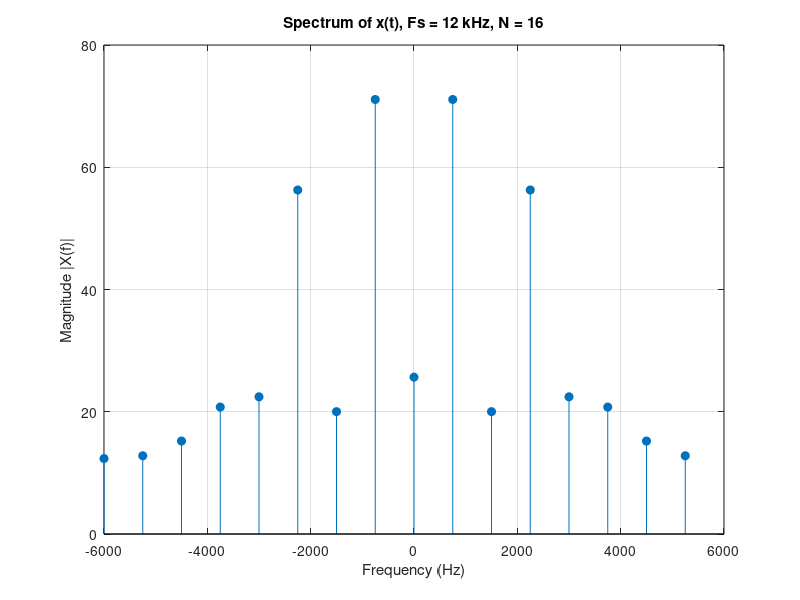
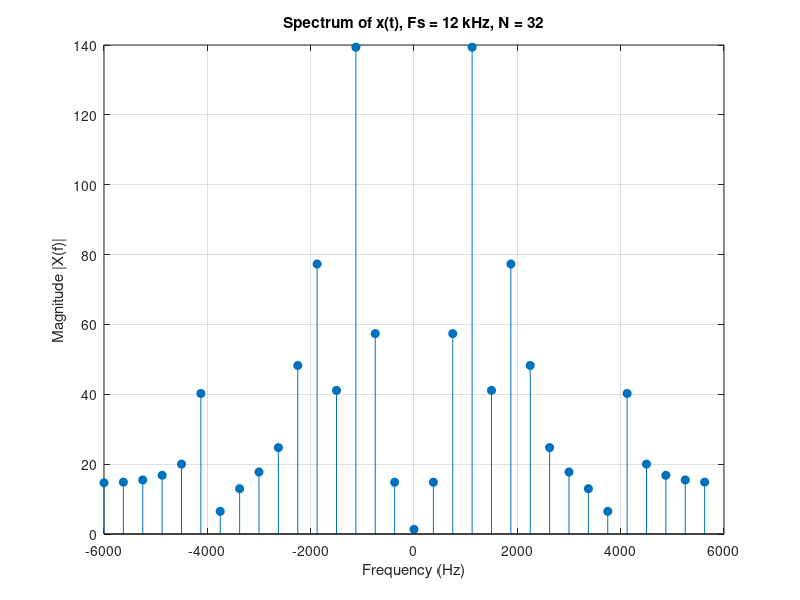
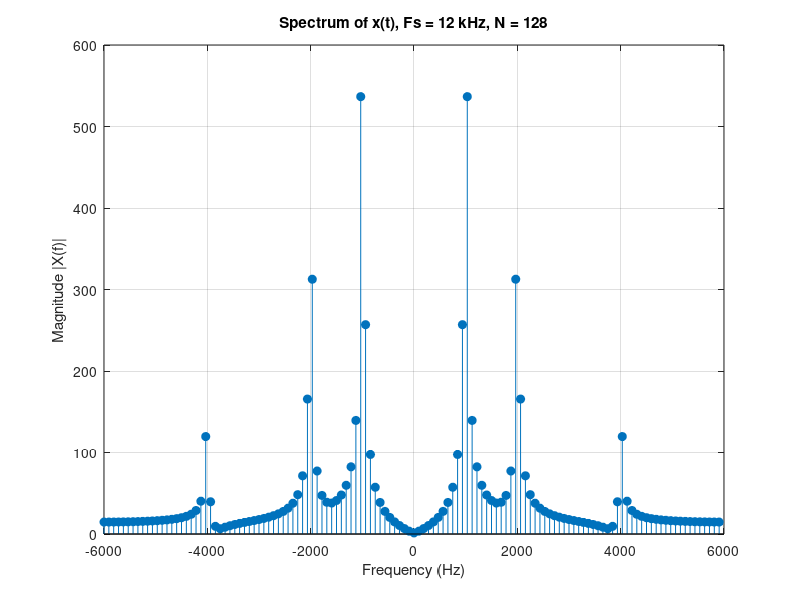
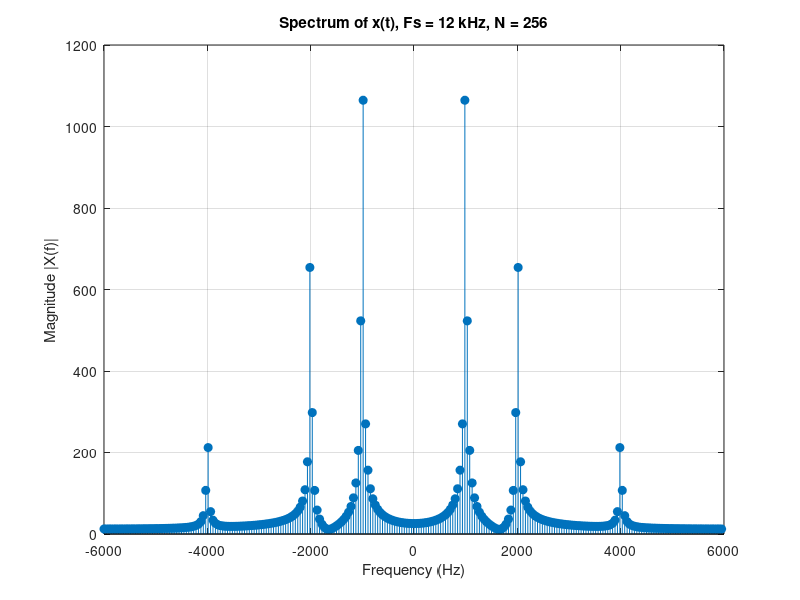

The MATLAB source for these figures, in order:
% =======================================================
% Task 1: Effect of DFT Size on Spectral Resolution
% =======================================================
clear; clc; close all;

% --- Sampling Parameters ---
Fs = 12e3;                        % Sampling frequency (Hz)
Ts = 1/Fs;                        % Sampling interval
N_values = [16, 32, 128, 256, 512]; % DFT points to analyze

% --- Signal Frequencies ---
f1 = 1e3;   % 1 kHz
f2 = 2e3;   % 2 kHz
f3 = 4e3;   % 4 kHz

% Loop over all DFT sizes
for i = 1:length(N_values)
    N = N_values(i);
    t = (0:N-1)*Ts;   % Time vector
    
    % Generate signal: sum of three cosines
    x = 10*cos(2*pi*f1*t) + 6*cos(2*pi*f2*t) + 2*cos(2*pi*f3*t);
    
    % Compute N-point FFT
    X = fft(x, N);
    X_shifted = fftshift(abs(X));   % Shift zero frequency to center
    
    % Frequency vector
    f = (-N/2 : N/2-1)*(Fs/N);
    
    % Plot spectrum
    fig = figure('Visible','off');
    stem(f, X_shifted, 'filled');
    xlabel('Frequency (Hz)');
    ylabel('Magnitude |X(f)|');
    title(['Spectrum of x(t), Fs = ' num2str(Fs/1000) ' kHz, N = ' num2str(N)]);
    grid on;
    
    % Save plot
    filename = ['spectrum_N' num2str(N) '.png'];
    saveas(fig, filename);
    close(fig);
    
    disp(['Plot for N=' num2str(N) ' saved as ' filename]);
end
